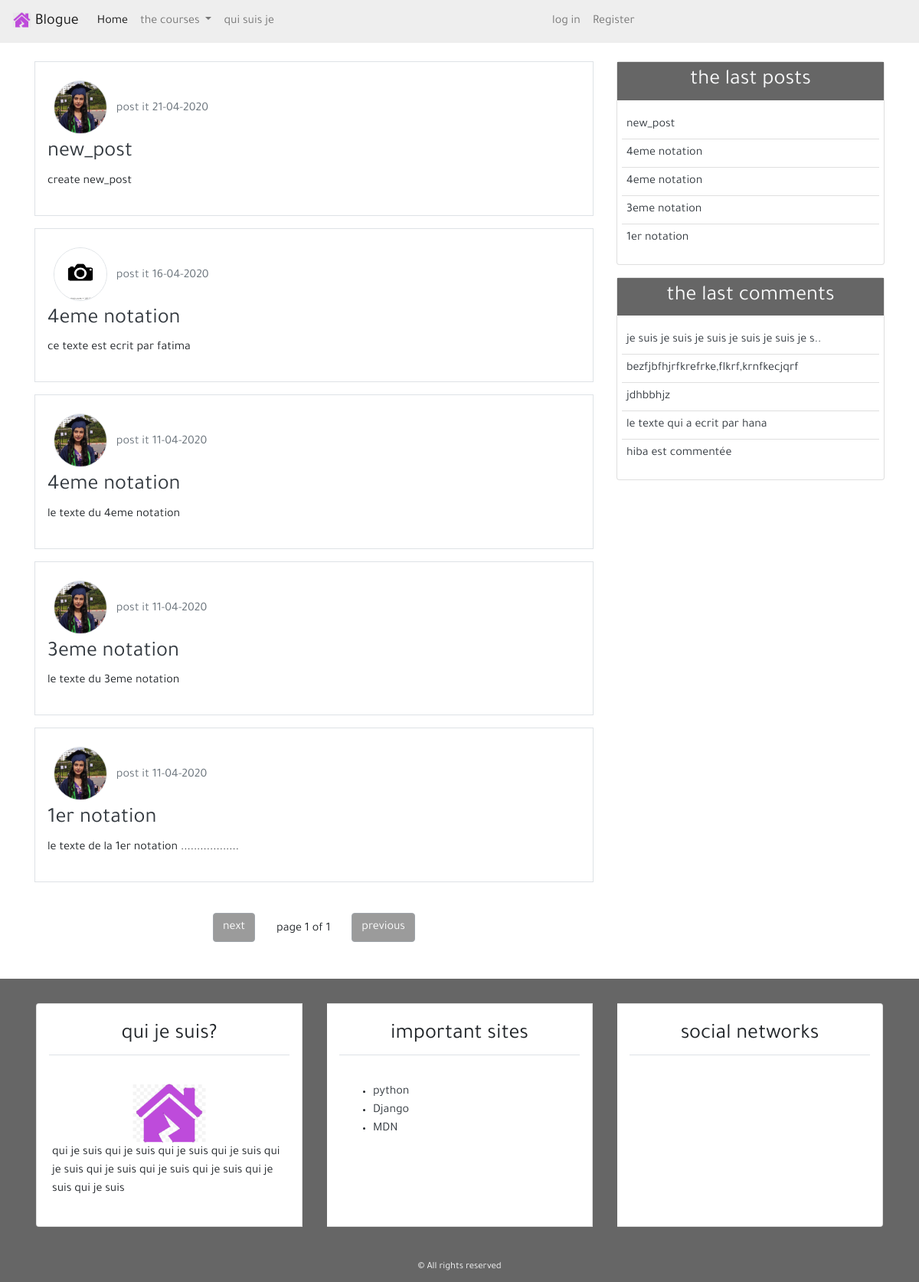
The page / on the database its author committed.
### blog/models.py (models this page shows, shortened)
class Post(models.Model):
    title = models.CharField(max_length=100)
    content = models.TextField()
    post_date = models.DateTimeField(default=timezone.now)
    post_update = models.DateTimeField(auto_now=True)
    author = models.ForeignKey(User, on_delete=models.CASCADE)
    class Meta :
        ordering = ('-post_date',)

class Comment(models.Model):
    name = models.CharField(max_length=50 , verbose_name='le nom')
    email = models.EmailField(verbose_name='email')
    body = models.TextField( verbose_name='comment')
    coment_date = models.DateTimeField(auto_now_add=True)
    active = models.BooleanField(default=False)
    post =models.ForeignKey(Post, on_delete=models.CASCADE, related_name='comments')
    class Meta:
       ordering = ('-coment_date',)

### user/models.py (models this page shows, shortened)
class Profile(models.Model):
    image = models.ImageField(default='default.jpg', upload_to='profile_pics')
    user = models.OneToOneField(User, on_delete=models.CASCADE)

### blog/views.py (the view)
# urls.py: path('', views.home, name='home'),
def home(request):
    posts = Post.objects.all()
    paginator = Paginator(posts, 5)
    page = request.GET.get('page')
    try:
        posts = paginator.page(page)
    except PageNotAnInteger:
        posts = paginator.page(1)
    except EmptyPage:
        posts = paginator.page(paginator.num_page)
    context = {
        'title': 'page principale',
        'posts': posts,
        'page': page,
    }
    return render(request, 'blog/index.html', context)

### blog/templatetags/post_tag.py (called while the page is built)
@register.inclusion_tag('blog/latest_posts.html')
def latest_posts():
    context = {
        'l_posts': Post.objects.all()[0:5],
    }
    return context

@register.inclusion_tag('blog/latest_comments.html')
def latest_comments():
    context = {
        'l_comments' : Comment.objects.filter(active=True)[:5],
    }
    return context

### blog/templates/blog/index.html (shortened to what this page needs)
{% extends 'blog/base.html' %}
 {% block content %}
     {% for post in posts %}
         <div class="border p-3 mb-3">
              <img class="img-fluid rounded-circle border m-2" style="width: 70px; height:70px;"
        src="{{post.author.profile.image.url}}" alt="image">
             <span class="text-secondary">post it {{ post.post_date|date:'d-m-Y'}}</span>
         <h3><a class="text-dark" href="{% url 'detail' post.id %}">{{ post.title }}</a></h3>
         <p>{{ post.content }}</p>
         </div>
     {% endfor %}
     {% include 'blog/paginations.html' with page=posts %}
 {% endblock content %}

### blog/templates/blog/base.html (shortened to what this page needs)
{% load static %}
{% load post_tag %}
<!DOCTYPE html>
<html lang="ar">
<head>
    <link rel="stylesheet" href="{% static 'blog/css/bootstrap.min.css' %}">
    <link rel="stylesheet" href="{% static 'blog/css/main.css' %}">
</head>
<body>
<header>
    <nav class="navbar navbar-expand-lg navbar-light bg-light">
  <a class="navbar-brand" href="#">
      <img src="{% static 'blog/images/téléchargement.png' %}" alt="logo_blog" width=25px">
      Blogue</a>
  <div class="collapse navbar-collapse" id="navbarSupportedContent">
    <ul class="navbar-nav mr-auto">
      <li class="nav-item active">
        <a class="nav-link" href="{% url 'home' %}">Home <span class="sr-only">(current)</span></a>
      </li>
      <li class="nav-item dropdown">
        <a class="nav-link dropdown-toggle" href="#" id="navbarDropdown" role="button" data-toggle="dropdown" aria-haspopup="true" aria-expanded="false">
         the courses
        </a>
      </li>
        <li class="nav-item">
        <a class="nav-link" href="{% url 'about' %}">qui suis je</a>
      </li>
    </ul>
      {% if user.is_authenticated %}
            <ul class="navbar-nav mr-auto">
          <li class="nav-item"><a class="nav-link" href="{% url 'new_post' %}"> Add Post + </a> </li>
          <li class="nav-item"><a class="nav-link" href="{% url 'profile' %}"> Profil </a> </li>
          <li class="nav-item"><a class="nav-link"  href="{% url 'logout' %}"> log out</a></li>
      </ul>
          {% else %}
            <ul class="navbar-nav mr-auto">
          <li class="nav-item"><a class="nav-link" href="{% url 'login' %}"> log in </a> </li>
          <li class="nav-item"><a class="nav-link"  href="{% url 'register' %}">  Register </a></li>
      </ul>
      {% endif %}
  </div>
</nav>
</header>
<section>
    <div class="container">
        <div class="row mt-4">
            <div class="col-md-8">
            {% block content %}
                {% endblock content %}
            </div>
            <div class="col-md-4">
                <div class="card mb-3">
                    <h3 class="text-center bg-secondary text-light p-2">the last posts</h3>
                    {% latest_posts %}
                </div>
                 <div class="card mb-3">
                    <h3 class="text-center bg-secondary text-light p-2">the last comments</h3>
                     {% latest_comments %}
                </div>
            </div>
        </div>
    </div>
</section>
<footer class="bg-secondary">
    <div class="container-fluid">
        <div class="row">
            <div class="col-md">
                <div class="card-group m-3">
          <div class="card m-3">
                            <h3 class="card-title text-center border-bottom p-2 m-3">qui je suis?</h3>
                            <div class="card-body">
                                <div class="text-center">
                                    <img src="{% static 'blog/images/téléchargement.png' %}" alt="logo_blog" width="100px">
                                </div>
                                <p>
                                   qui je suis  qui je suis   qui je suis   qui je suis   qui je suis
                                     qui je suis   qui je suis   qui je suis   qui je suis   qui je suis
                                </p>
                            </div>
                        </div>
                        <div class="card m-3">
                            <h3 class="card-title text-center border-bottom p-2 m-3">important sites </h3>
                            <div class="card-body">
                                <ul>
                                    <li><a class="text-dark" href="https://www.python.org/doc/">python</a></li>
                                    <li><a class="text-dark" href="https://docs.djangoproject.com/en/2.2/">Django</a></li>
                                    <li><a class="text-dark" href="https://developer.mozilla.org/"> MDN</a></li>
                                </ul>
                            </div>
                        </div>
                        <div class="card m-3">
                            <h3 class="card-title text-center border-bottom p-2 m-3">social networks </h3>
                            <h4 class="card-body text-center">
                            </h4>
                        </div>
                    </div>
                </div>
            </div>
    <div class="row p-2">
        <div class="col-md text-center">
             <small class="text-light">&COPY; All rights reserved </small>
        </div>
    </div>
    </div>
</footer>
</body>
</html>

### blog/templates/blog/paginations.html
<div class="pt-3 mt-4 mb-5 text-center">
    {% if page.has_next %}
    <a class="btn btn-secondary bg-secondary" href="?page={{page.next_page_number}}">next</a>
    {% else %}
    <a class="btn btn-secondary bg-secondary disabled" href="#">next</a>
    {% endif %}
    <span class="pr-4 pl-4"> page {{page.number}} of {{page.paginator.num_pages}}</span>
    {% if page.has_previous %}
    <a class="btn btn-secondary bg-secondary" href="?page={{page.previous_page_number}}">previous</a>
    {% else %}
    <a class="btn btn-secondary bg-secondary disabled" href="#">previous</a>
    {% endif %}
</div>

### blog/templates/blog/latest_posts.html
<ul class="list-group-flush latest-post">
    {% for post in l_posts %}
    <li class="list-group-item latest-post-item">
        <a class="text-dark" href="{% url 'detail' post.id %}">{{post.title}}</a>
    </li>
    {% empty %}
    <li class="list-group-item latest-post-item">aucun commentaire</li>
    {% endfor %}
</ul>

### blog/templates/blog/latest_comments.html
<ul class="list-group-flush latest-comment">
    {% for comment in l_comments %}
         <li class="list-group-item latest-comment-item">
             <a class="text-dark" href="{% url 'detail' comment.post.id %}">
                 {% if comment.body|length > 40 %}
                 {{ comment.body|slice:'45'}}..
                 {% else %}
                     {{ comment.body}}
                 {% endif %}
             </a>
         </li>
    {% empty %}
    <li class="list-group-item latest-comment-item"> aucun commentaire</li>
    {% endfor %}
</ul>

### blog/static/blog/css/main.css (style rules this page uses)
body { font-family: 'Tajawal', sans-serif; }
.bg-secondary { background-color: #666 !important; }
.bg-light { background-color: #EEE !important; }
.latest-post, .latest-comment { padding: 0 15px; }
.latest-post, .latest-post-item, .latest-comment, .latest-comment-item { padding: 6px; }
.latest-post li:first-child, .latest-comment li:first-child { border-top: 0; }
.latest-post li:last-child,.latest-comment li:last-child { border-bottom:0; padding-bottom:0; }

### rows shown on the page
Post: author.profile.image (picture), post_date "21-04-2020", title "new_post", content "create new_post"
Post: author.profile.image (picture), post_date "16-04-2020", title "4eme notation", content "ce texte est ecrit par fatima"
Post: author.profile.image (picture), post_date "11-04-2020", title "4eme notation", content "le texte du 4eme notation"
Post: author.profile.image (picture), post_date "11-04-2020", title "3eme notation", content "le texte du 3eme notation"
Post: author.profile.image (picture), post_date "11-04-2020", title "1er notation", content "le texte de la 1er notation .................."
Comment: body "je suis je suis je suis je suis je suis je s"
Comment: body "bezfjbfhjrfkrefrke,flkrf,krnfkecjqrf"
Comment: body "jdhbbhjz"
Comment: body "le texte qui a ecrit par hana"
Comment: body "hiba est commentée"

### other values the page prints
{{ page.number }} "1"
{{ page.paginator.num_pages }} "1"
